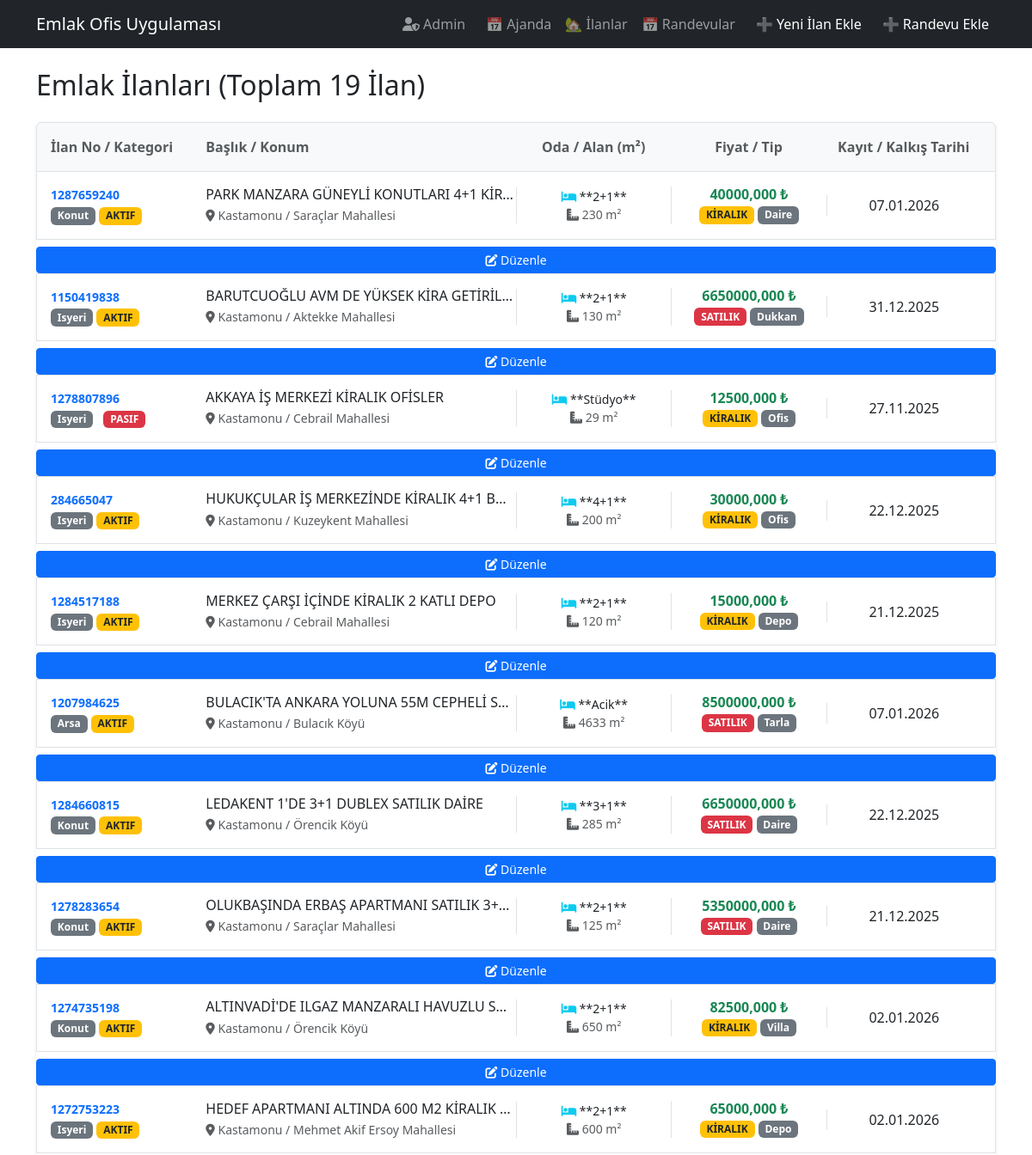
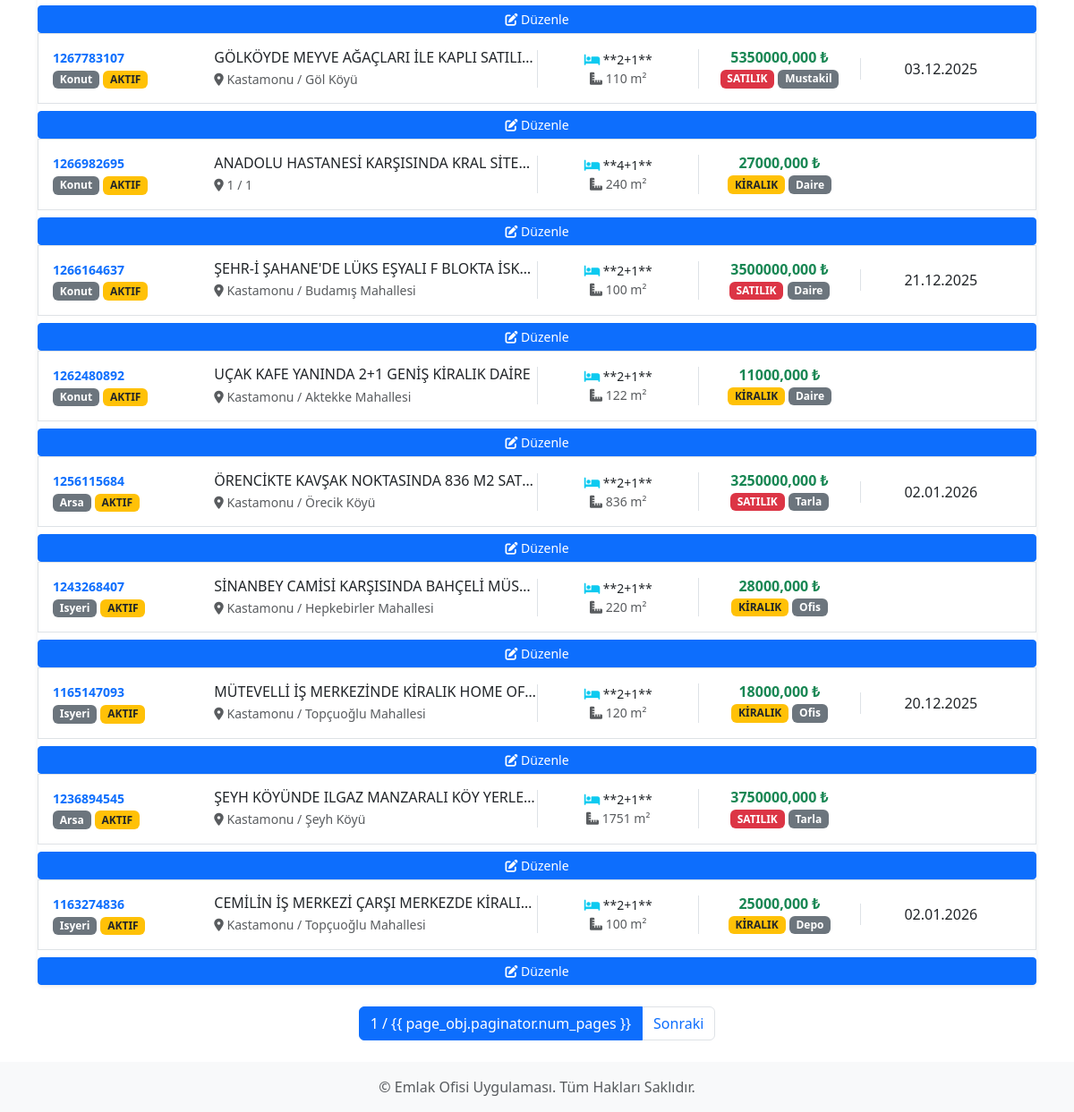
The app's page /, older data (2 pictures, top to bottom).
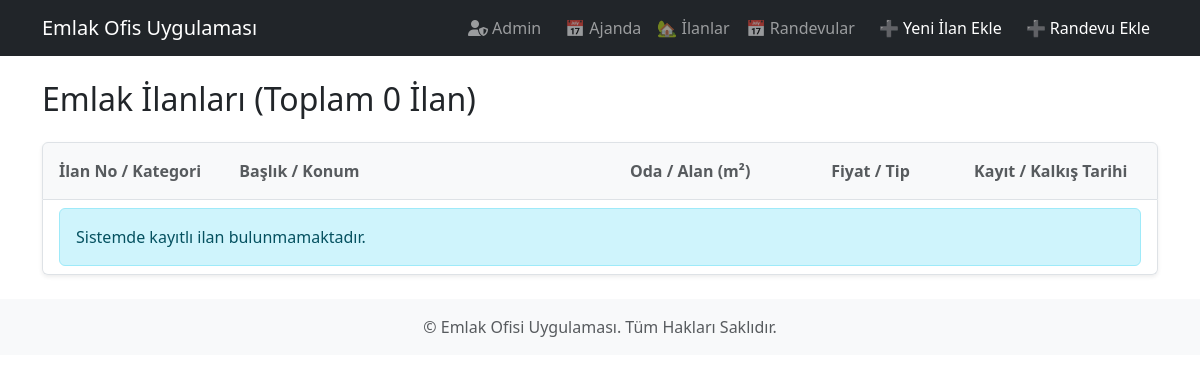
The same page, newer data.
### ilanlar/models.py (models this page shows, shortened)
class Ilan(models.Model):
    yayindan_kaldirilma_tarihi = models.DateField(
        null=True,
        blank=True,
        verbose_name="Yayından Kaldırılma Tarihi"
    )
    musteri = models.ForeignKey(
        'Musteri', # Model sınıfına işaret eder
        on_delete=models.SET_NULL, # İlan silinirse müşteri kaybolmasın
        null=True,
        blank=True,
        related_name='ilanlar',
        verbose_name="İlan Sahibi"
    )
    il = models.CharField(
        max_length=50,
        verbose_name="İl (Şehir)",
        help_text="Zorunlu Alan. Örn: İstanbul, Kastamonu"
    )
    ilce = models.CharField(
        max_length=50,
        verbose_name="İlçe",
        help_text="Zorunlu Alan. Örn: Merkez, Beşiktaş"
    )
    mahalle = models.CharField(
        max_length=100,
        verbose_name="Mahalle/Semt",
        help_text="Örn: Saraçlar Mh."
    )
    adres = models.TextField(
        null=True,
        blank=True,
        verbose_name="Açık Adres Detayı",
        help_text="Detaylı adres bilgisi (site içi, blok, kat vb.)"
    )
    islem_tipi = models.CharField(
        max_length=10,
        choices=ISLEM_TIPI_SECENEKLERI,
        default='satilik', # Varsayılan olarak satılık seçilebilir
        verbose_name="İşlem Tipi"
    )
    ilan_no = models.CharField(max_length=20, unique=True, verbose_name="İlan No")
    baslik = models.CharField(max_length=150, verbose_name="İlan Başlığı")
    ilan_tarihi = models.DateField(
        default=date.today,
        verbose_name='İlan Kayıt Tarihi'
    )
    ana_kategori = models.CharField(
        max_length=10,
        choices=ANA_KATEGORILER_SECENEKLERI,
        default='konut',
        verbose_name='Mülk Tipi'
    )
    detay_kategori = models.CharField(
        max_length=10,
        choices=DETAY_KATEGORI_SECENEKLERI,
        default='daire',
        verbose_name='Mülk Alt Tipi'
    )
    fiyat = models.DecimalField(max_digits=10, decimal_places=3, verbose_name="Fiyat")
    brut = models.DecimalField(max_digits=10, decimal_places=2,null=True, blank=True, verbose_name="Brüt Alan (m²)")
    net = models.DecimalField(max_digits=10, decimal_places=2, verbose_name="Net Alan (m²)")
    oda_sayisi = models.CharField(
        max_length=10,
        choices=ODA_SAYISI_SECENEKLERI, # <-- Seçenek listesi atandı
        default='2+1',
        verbose_name="Oda Sayısı"
    )
    bina_yasi = models.IntegerField(null=True, blank=True, verbose_name="Bina Yaşı")
    bulundugu_kat = models.CharField(max_length=10, null=True, blank=True, verbose_name="Bulunduğu Kat")
    kat_sayisi = models.IntegerField(null=True, blank=True, verbose_name="Kat Sayısı")
    isitma_tipi = models.CharField(
        max_length=20,
        choices=ISITMA_SECENEKLERI,
        default='kombi',
        verbose_name="Isıtma Tipi"
    )
    banyo_sayisi = models.IntegerField(null=True, blank=True, verbose_name="Banyo Sayısı")
    mutfak_tipi = models.CharField(
        max_length=10,
        choices=MUTFAK_SECENEKLERI,
        default='kapali',
        verbose_name="Mutfak Tipi"
    )
    balkon = models.BooleanField(default=False, verbose_name="Balkon")
    asansor = models.BooleanField(default=False, verbose_name="Asansör")
    otopark_durumu = models.CharField(
        max_length=15,
        choices=OTOPARK_SECENEKLERI,
        default='yok',
        verbose_name="Otopark Durumu"
    )
    esyali = models.BooleanField(default=False, verbose_name="Eşyalı")
    kullanim_durumu = models.CharField(
    max_length=50,
    choices=KULLANIM_DURUMLARI_SECENEKLERI,
    default='Boş',
    verbose_name="Kullanım Durumu"
    )
    site_icerisinde = models.BooleanField(default=False, verbose_name="Site İçerisinde")
    site_adi = models.CharField(max_length=100, null=True, blank=True, verbose_name="Site Adı")
    aidat = models.DecimalField(max_digits=10, decimal_places=2, null=True, blank=True, verbose_name="Aidat")
    krediye_uygun = models.BooleanField(default=False, verbose_name="Krediye Uygun")
    tapu_durumu = models.CharField(
        max_length=20,
        choices=TAPU_DURUMU_SECENEKLERI,
        default='kat_mulkiyeti',
        verbose_name="Tapu Durumu (Mülkiyet)"
    )
    kimden = models.CharField(max_length=50, null=True, blank=True, verbose_name="İlan Sahibi")
    takas = models.BooleanField(default=False, verbose_name="Takas")
    durum = models.CharField(max_length=20, choices=DURUM_SECENEKLERI, default='Aktif', verbose_name="Durum")
    pasif_nedeni = models.CharField(
        max_length=50,
        choices=PASIF_NEDENLERI,
        verbose_name="Pasif Nedeni",
        null=True,
        blank=True,
    )
    imar_durumu = models.CharField(
        max_length=20,
        choices=IMAR_DURUMU_SECENEKLERI,
        default='imar_yok',
        verbose_name="İmar Durumu"
    )
    m2 =models.DecimalField(max_digits=10, decimal_places=2, null=True, blank=True, verbose_name="Alan (m²)")
    m2_fiyati = models.DecimalField(max_digits=10, decimal_places=2, null=True, blank=True, verbose_name="m² Fiyatı")
    ada_no = models.CharField(max_length=50, null=True, blank=True, verbose_name="Ada No")
    parsel_no = models.CharField(max_length=50, null=True, blank=True, verbose_name="Parsel No")
    def net_alan_orani(self):
        """Net alanın brüt alana oranını hesaplar (Yüzde olarak)."""
        if self.brut and self.net and self.brut > 0:
            oran = (self.net / self.brut) * 100
            return f"%{oran:.1f}"
        return "N/A"
    net_alan_orani.short_description = "Net/Brüt Oranı"
    def fiyat_goster(self):
        """Fiyatı Türkçe para birimi formatında gösterir."""
        try:
            return f"{self.fiyat:,.0f} TL"
        except (ValueError, TypeError):
            return "Fiyat Belirtilmemiş"
    fiyat_goster.short_description = "Fiyat"
    def durum_kontrol(self):
        """İlan durumuna göre renkli ikon ve pasif ise nedenini döndürür."""
        if self.durum == 'Aktif':
            return mark_safe('<span style="color: green; font-weight: bold;">🟢 Aktif</span>')
        elif self.durum == 'Pasif':
            neden_label = self.get_pasif_nedeni_display()
            aciklama = f"Neden: {neden_label}" if self.pasif_nedeni else "Neden Belirtilmemiş"
            return mark_safe(f'<span style="color: red;">🔴 Pasif</span> - <small>{aciklama}</small>')
        return self.durum
    durum_kontrol.short_description = "Durum"
    class Meta:
        verbose_name = "İlan"
        verbose_name_plural = "İlanlar"
        ordering = ['-ilan_tarihi']

### ilanlar/views.py (the view, shortened to what this page needs)
# urls.py: path('', views.IlanListView.as_view(), name='ilan_listesi'),
class IlanListView(ListView):
    model = Ilan
    template_name = 'ilanlar/ilan_listesi.html'
    context_object_name = 'ilanlar' # Varsayılan listeyi 'ilanlar' olarak adlandırır
    paginate_by = 10
    def get_context_data(self, **kwargs):
        context = super().get_context_data(**kwargs)
        bugun = date.today()
        yarin = bugun + timedelta(days=1)
        bugun_kalkan_ilanlar_qs = self.model.objects.filter(
            yayindan_kaldirilma_tarihi=bugun
        )
        yarin_kalkan_ilanlar_qs = self.model.objects.filter(
            yayindan_kaldirilma_tarihi=yarin
        )
        diger_ilanlar_qs = self.model.objects.exclude(
            id__in=bugun_kalkan_ilanlar_qs.values_list('id', flat=True)
        )
        context['bugun_kalkan_ilanlar'] = bugun_kalkan_ilanlar_qs
        context['yarin_kalkan_ilanlar'] = yarin_kalkan_ilanlar_qs
        context['diger_ilanlar'] = diger_ilanlar_qs
        context['toplam_ilan_sayisi'] = bugun_kalkan_ilanlar_qs.count() + diger_ilanlar_qs.count()
        context['uyari_ilan_toplami'] = bugun_kalkan_ilanlar_qs.count() + yarin_kalkan_ilanlar_qs.count()
        return context
    def get_queryset(self):
        return Ilan.objects.filter(durum='Aktif').order_by('-ilan_tarihi')

### ilanlar/templates/ilanlar/ilan_listesi.html (shortened to what this page needs)
{% extends 'base.html' %}
{% load static %}
{% load tz %}
{% now "Y-m-d" as bugun_tarih %}
{% block content %}
{% with toplam_ilan_sayisi=bugun_kalkan_ilanlar.count|add:diger_ilanlar.count|add:yarin_kalkan_ilanlar.count %}
<h2 class="mb-4">Emlak İlanları (Toplam {{ toplam_ilan_sayisi }} İlan)</h2>
{% endwith %}
<div class="list-group shadow-sm">
    <div class="list-group-item list-group-item-action bg-light text-muted d-none d-md-flex py-3">
        <div class="col-md-2 fw-bold">İlan No / Kategori</div>
        <div class="col-md-4 fw-bold">Başlık / Konum</div>
        <div class="col-md-2 fw-bold text-center">Oda / Alan (m²)</div>
        <div class="col-md-2 fw-bold text-center">Fiyat / Tip</div>
        <div class="col-md-2 fw-bold text-center">Kayıt / Kalkış Tarihi</div>
    </div>
    {% for ilan in diger_ilanlar %}
    {% include 'ilanlar/parca_ilan_satiri.html' with ilan=ilan uyari_sinifi="" %}
    {% empty %}
    <div class="list-group-item">
        <p class="alert alert-info mb-0">Sistemde kayıtlı ilan bulunmamaktadır.</p>
    </div>
    {% endfor %}
</div>
{% if is_paginated %}
<nav aria-label="Sayfalar" class="mt-4">
    <ul class="pagination justify-content-center">
        <li class="page-item active"><span class="page-link">{{ page_obj.number }} / {{ page_obj.paginator.num_pages
                }}</span></li>
        {% if page_obj.has_next %}
        <li class="page-item"><a class="page-link" href="?page={{ page_obj.next_page_number }}">Sonraki</a></li>
        {% endif %}
    </ul>
</nav>
{% endif %}
{% endblock content %}

### ilanlar/templates/ilanlar/parca_ilan_satiri.html (shortened to what this page needs)
{% load static %}
<a href="{% url 'ilan_detay' ilan.pk %}"
    class="list-group-item list-group-item-action d-flex flex-wrap align-items-center py-3 {{ uyari_sinifi }}">
    <div class="col-12 col-md-2 mb-2 mb-md-0">
        <p class="mb-0 small text-primary fw-bold">{{ ilan.ilan_no }}</p>
        <span class="badge bg-secondary">{{ ilan.ana_kategori|capfirst }}</span>
        {% if ilan.durum != 'Aktif' %}
        <span class="badge bg-danger ms-2">{{ ilan.get_durum_display|upper }}</span>
        {% endif %}
        {% if ilan.durum == 'Aktif' %}
        <span class="badge bg-warning text-dark text-uppercase">{{ ilan.get_durum_display|upper }}</span>
        {% endif %}
    </div>
    <div class="col-12 col-md-4 mb-2 mb-md-0">
        <h6 class="mb-1 text-truncate">{{ ilan.baslik }}</h6>
        {% if ilan.il and ilan.mahalle %}
        <small class="text-muted d-block">
            <i class="fas fa-map-marker-alt"></i> {{ ilan.il }} / {{ ilan.mahalle }}
        </small>
        {% endif %}
    </div>
    <div class="col-6 col-md-2 text-center border-start mb-2 mb-md-0">
        <p class="mb-0 small"><i class="fas fa-bed text-info"></i> **{{ ilan.oda_sayisi }}**</p>
        <p class="mb-0 small text-muted"><i class="fas fa-ruler-combined"></i> {{ ilan.net|floatformat:0 }} m²</p>
    </div>
    <div class="col-6 col-md-2 text-center border-start mb-2 mb-md-0">
        <p class="h6 text-success fw-bold mb-0">
            {{ ilan.fiyat|floatformat:3 }} ₺
        </p>
        {% if ilan.islem_tipi == 'satilik' %}
        <span class="badge bg-danger text-uppercase">{{ ilan.get_islem_tipi_display }}</span>
        {% elif ilan.islem_tipi == 'kiralik' %}
        <span class="badge bg-warning text-dark text-uppercase">{{ ilan.get_islem_tipi_display }}</span>
        {% else %}
        <span class="badge bg-secondary text-uppercase">{{ ilan.get_islem_tipi_display|default:"-" }}</span>
        {% endif %}
        <small class="badge bg-secondary">{{ ilan.detay_kategori|capfirst }}</small>
    </div>
    <div class="col-12 col-md-2 text-center border-start">
        {% if uyari_sinifi %}
        <span class="text-danger fw-bold">🚨 BUGÜN KALKIYOR!</span>
        {% else %}
        {{ ilan.yayindan_kaldirilma_tarihi|date:"d.m.Y" }}
        {% endif %}
    </div>
    <a href="/admin/ilanlar/ilan/{{ ilan.pk }}/change/" class="btn btn-sm btn-primary mt-2"
        title="İlanı Yönetim Panelinde Düzenle">
        <i class="fas fa-edit"></i> Düzenle
    </a>
</a>

Row changes from the older to the newer data that the page shows:
removed Ilan: ilan_no "1287659240", ana_kategori "Konut", durum "AKTIF", baslik "PARK MANZARA GÜNEYLİ KONUTLARI 4+1 KİR…", il "Kastamonu", mahalle "Saraçlar Mahallesi", oda_sayisi "2+1", net "230", fiyat "40000,000", islem_tipi "KIRALIK", detay_kategori "Daire", yayindan_kaldirilma_tarihi "07.01.2026"
removed Ilan: ilan_no "1150419838", ana_kategori "Isyeri", durum "AKTIF", baslik "BARUTCUOĞLU AVM DE YÜKSEK KİRA GETİRİL…", il "Kastamonu", mahalle "Aktekke Mahallesi", oda_sayisi "2+1", net "130", fiyat "6650000,000", islem_tipi "SATILIK", detay_kategori "Dukkan", yayindan_kaldirilma_tarihi "31.12.2025"
removed Ilan: ilan_no "1278807896", ana_kategori "Isyeri", durum "PASIF", baslik "AKKAYA İŞ MERKEZİ KİRALIK OFİSLER", il "Kastamonu", mahalle "Cebrail Mahallesi", oda_sayisi "Stüdyo", net "29", fiyat "12500,000", islem_tipi "KIRALIK", detay_kategori "Ofis", yayindan_kaldirilma_tarihi "27.11.2025"
removed Ilan: ilan_no "284665047", ana_kategori "Isyeri", durum "AKTIF", baslik "HUKUKÇULAR İŞ MERKEZİNDE KİRALIK 4+1 B…", il "Kastamonu", mahalle "Kuzeykent Mahallesi", oda_sayisi "4+1", net "200", fiyat "30000,000", islem_tipi "KIRALIK", detay_kategori "Ofis", yayindan_kaldirilma_tarihi "22.12.2025"
removed Ilan: ilan_no "1284517188", ana_kategori "Isyeri", durum "AKTIF", baslik "MERKEZ ÇARŞI İÇİNDE KİRALIK 2 KATLI DEPO", il "Kastamonu", mahalle "Cebrail Mahallesi", oda_sayisi "2+1", net "120", fiyat "15000,000", islem_tipi "KIRALIK", detay_kategori "Depo", yayindan_kaldirilma_tarihi "21.12.2025"
removed Ilan: ilan_no "1207984625", ana_kategori "Arsa", durum "AKTIF", baslik "BULACIK'TA ANKARA YOLUNA 55M CEPHELİ S…", il "Kastamonu", mahalle "Bulacık Köyü", oda_sayisi "Acik", net "4633", fiyat "8500000,000", islem_tipi "SATILIK", detay_kategori "Tarla", yayindan_kaldirilma_tarihi "07.01.2026"
removed Ilan: ilan_no "1284660815", ana_kategori "Konut", durum "AKTIF", baslik "LEDAKENT 1'DE 3+1 DUBLEX SATILIK DAİRE", il "Kastamonu", mahalle "Örencik Köyü", oda_sayisi "3+1", net "285", fiyat "6650000,000", islem_tipi "SATILIK", detay_kategori "Daire", yayindan_kaldirilma_tarihi "22.12.2025"
removed Ilan: ilan_no "1278283654", ana_kategori "Konut", durum "AKTIF", baslik "OLUKBAŞINDA ERBAŞ APARTMANI SATILIK 3+…", il "Kastamonu", mahalle "Saraçlar Mahallesi", oda_sayisi "2+1", net "125", fiyat "5350000,000", islem_tipi "SATILIK", detay_kategori "Daire", yayindan_kaldirilma_tarihi "21.12.2025"
removed Ilan: ilan_no "1274735198", ana_kategori "Konut", durum "AKTIF", baslik "ALTINVADİ'DE ILGAZ MANZARALI HAVUZLU S…", il "Kastamonu", mahalle "Örencik Köyü", oda_sayisi "2+1", net "650", fiyat "82500,000", islem_tipi "KIRALIK", detay_kategori "Villa", yayindan_kaldirilma_tarihi "02.01.2026"
removed Ilan: ilan_no "1272753223", ana_kategori "Isyeri", durum "AKTIF", baslik "HEDEF APARTMANI ALTINDA 600 M2 KİRALIK…", il "Kastamonu", mahalle "Mehmet Akif Ersoy Mahallesi", oda_sayisi "2+1", net "600", fiyat "65000,000", islem_tipi "KIRALIK", detay_kategori "Depo", yayindan_kaldirilma_tarihi "02.01.2026"
removed Ilan: ilan_no "1267783107", ana_kategori "Konut", durum "AKTIF", baslik "GÖLKÖYDE MEYVE AĞAÇLARI İLE KAPLI SATILI…", il "Kastamonu", mahalle "Göl Köyü", oda_sayisi "2+1", net "110", fiyat "5350000,000", islem_tipi "SATILIK", detay_kategori "Mustakil", yayindan_kaldirilma_tarihi "03.12.2025"
removed Ilan: ilan_no "1266982695", ana_kategori "Konut", durum "AKTIF", baslik "ANADOLU HASTANESİ KARŞISINDA KRAL SİTE…", il "1", mahalle "1", oda_sayisi "4+1", net "240", fiyat "27000,000", islem_tipi "KIRALIK", detay_kategori "Daire"
removed Ilan: ilan_no "1266164637", ana_kategori "Konut", durum "AKTIF", baslik "ŞEHR-İ ŞAHANE'DE LÜKS EŞYALI F BLOKTA İSK…", il "Kastamonu", mahalle "Budamış Mahallesi", oda_sayisi "2+1", net "100", fiyat "3500000,000", islem_tipi "SATILIK", detay_kategori "Daire", yayindan_kaldirilma_tarihi "21.12.2025"
removed Ilan: ilan_no "1262480892", ana_kategori "Konut", durum "AKTIF", baslik "UÇAK KAFE YANINDA 2+1 GENİŞ KİRALIK DAİRE", il "Kastamonu", mahalle "Aktekke Mahallesi", oda_sayisi "2+1", net "122", fiyat "11000,000", islem_tipi "KIRALIK", detay_kategori "Daire"
removed Ilan: ilan_no "1256115684", ana_kategori "Arsa", durum "AKTIF", baslik "ÖRENCİKTE KAVŞAK NOKTASINDA 836 M2 SAT…", il "Kastamonu", mahalle "Örecik Köyü", oda_sayisi "2+1", net "836", fiyat "3250000,000", islem_tipi "SATILIK", detay_kategori "Tarla", yayindan_kaldirilma_tarihi "02.01.2026"
removed Ilan: ilan_no "1243268407", ana_kategori "Isyeri", durum "AKTIF", baslik "SİNANBEY CAMİSİ KARŞISINDA BAHÇELİ MÜS…", il "Kastamonu", mahalle "Hepkebirler Mahallesi", oda_sayisi "2+1", net "220", fiyat "28000,000", islem_tipi "KIRALIK", detay_kategori "Ofis"
removed Ilan: ilan_no "1165147093", ana_kategori "Isyeri", durum "AKTIF", baslik "MÜTEVELLİ İŞ MERKEZİNDE KİRALIK HOME OF…", il "Kastamonu", mahalle "Topçuoğlu Mahallesi", oda_sayisi "2+1", net "120", fiyat "18000,000", islem_tipi "KIRALIK", detay_kategori "Ofis", yayindan_kaldirilma_tarihi "20.12.2025"
removed Ilan: ilan_no "1236894545", ana_kategori "Arsa", durum "AKTIF", baslik "ŞEYH KÖYÜNDE ILGAZ MANZARALI KÖY YERLE…", il "Kastamonu", mahalle "Şeyh Köyü", oda_sayisi "2+1", net "1751", fiyat "3750000,000", islem_tipi "SATILIK", detay_kategori "Tarla"
removed Ilan: ilan_no "1163274836", ana_kategori "Isyeri", durum "AKTIF", baslik "CEMİLİN İŞ MERKEZİ ÇARŞI MERKEZDE KİRALI…", il "Kastamonu", mahalle "Topçuoğlu Mahallesi", oda_sayisi "2+1", net "100", fiyat "25000,000", islem_tipi "KIRALIK", detay_kategori "Depo", yayindan_kaldirilma_tarihi "02.01.2026"
Text that changed along with them:
{{ toplam_ilan_sayisi }}: "19" → "0"
{{ page_obj.number }}: "1" → (not shown)
text no longer shown: "/ {{ page_obj.paginator.num_pages }} Sonraki"
text now shown: "Sistemde kayıtlı ilan bulunmamaktadır."
